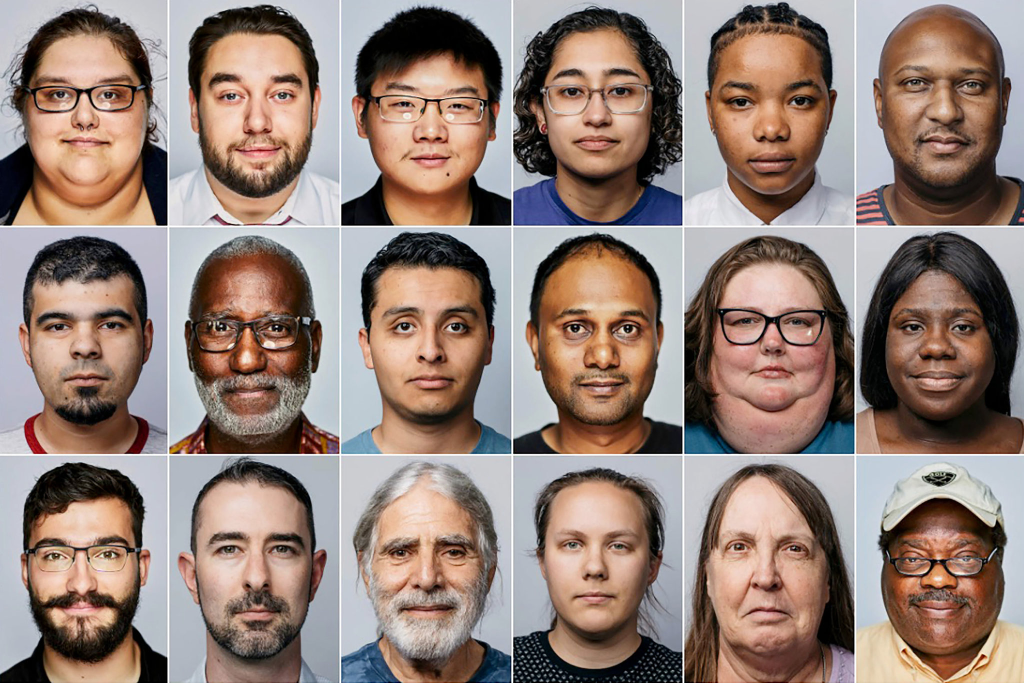
#> input picture people.jpg, 2048 x 1365 px (shown at 1/2 size)
$ python facedetection.py
#> lines starting #> are read from the running program, lines starting #| are printed output that depends on the picture; after the words box and inside, x2 and y2 are one past the last pixel; in counts of white or black regions, pixels touching at a corner belong together
import cv2
import random

#Load some pre-trained data on face frontals from opencv(haar cascade algorithm)
#Classifier can detect face
trained_face_data = cv2.CascadeClassifier('haarcascade_frontalface_default.xml')

#Choose an image to detect faces in
img = cv2.imread('people.jpg')
#> img is the input picture: shape (1365, 2048, 3); mean B, G, R 119.7, 128.3, 147.7
#Resize the image
img = cv2.resize(img,(1280,640))
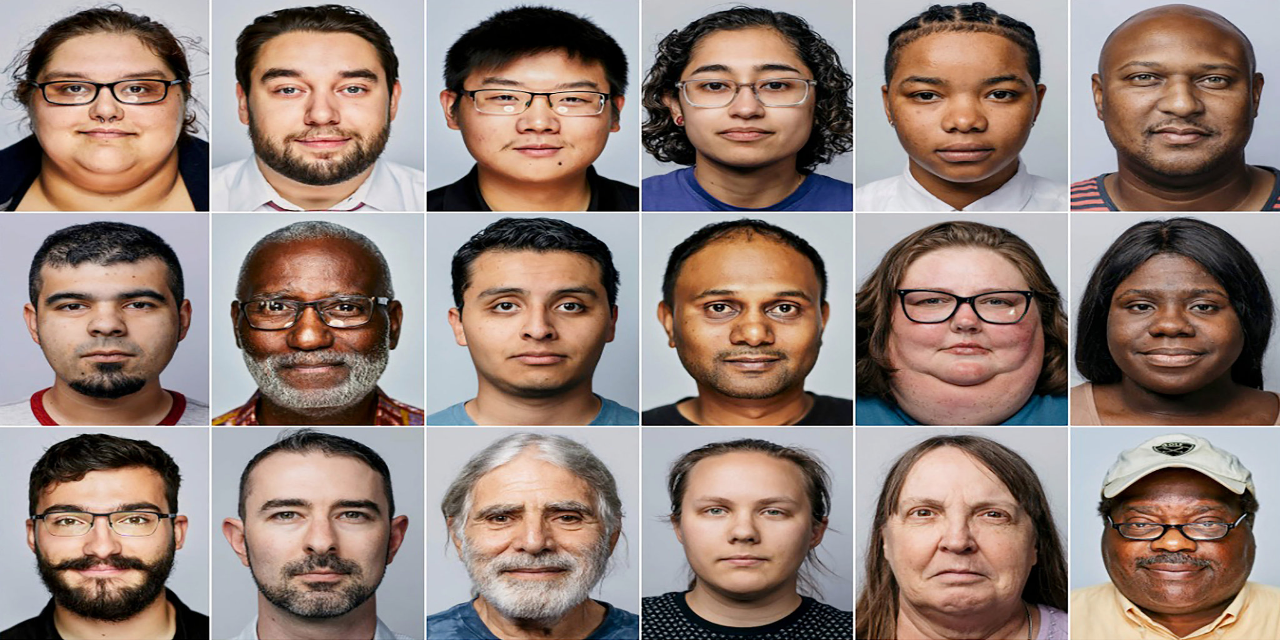
#> img: shape (640, 1280, 3); mean B, G, R 119.6, 128.1, 147.6

#Change it to grayscale
grayscaled_img = cv2.cvtColor(img,cv2.COLOR_BGR2GRAY)
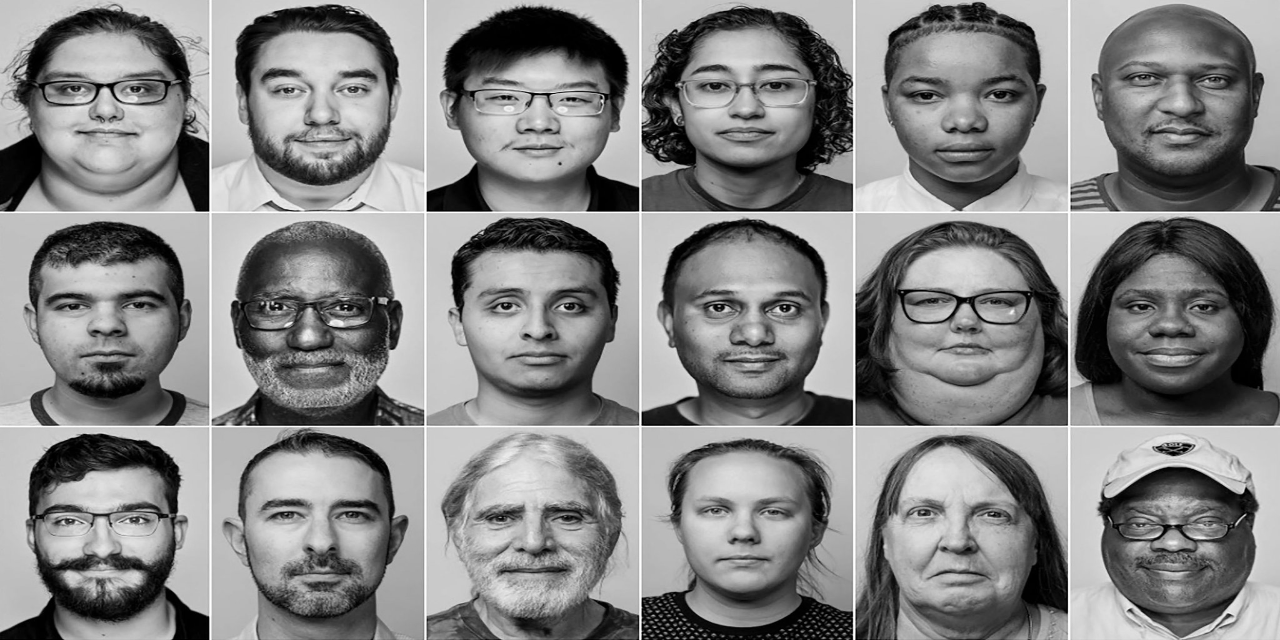
#> grayscaled_img: shape (640, 1280); min 0, max 255, mean 133

# Detect faces
face_coordinates = trained_face_data.detectMultiScale(grayscaled_img)
#> face_coordinates = 18 rows, first 6: [244, 28, 153, 153], [1116, 480, 115, 115], [476, 45, 134, 134], [1103, 251, 132, 132], [30, 242, 153, 153], [674, 455, 140, 140]

# Print face coordinates
#print(face_coordinates)

#Tuple for rectangle points
for i in range(len(face_coordinates)):
    (x,y,w,h) = face_coordinates[i]
    #print(len(face_coordinates))

    cv2.rectangle(img,(x, y),(x+w, y+h), (random.randint(128,256),random.randint(128,256),random.randint(128,256)), 3)
#> this loop made 18 passes
#> (x, y, w, h) on passes 1 to 12: (244, 28, 153, 153), (1116, 480, 115, 115), (476, 45, 134, 134), (1103, 251, 132, 132), (30, 242, 153, 153), (674, 455, 140, 140), (27, 29, 150, 150), (455, 242, 160, 160), (879, 455, 151, 151), (1101, 24, 145, 145), (670, 27, 149, 149), (882, 30, 160, 160)
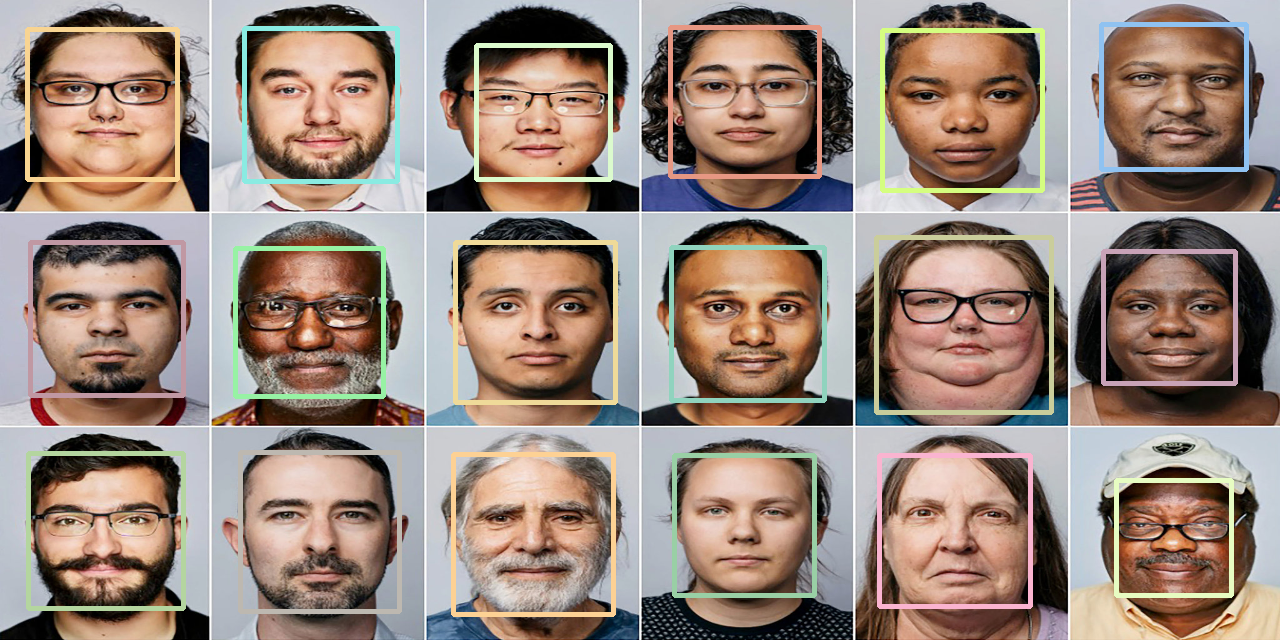
#> img: shape (640, 1280, 3); 6.55% of pixels changed, all inside (x1, y1, x2, y2) = (25, 22, 1249, 617)
#Draw rectangles around the faces


#Display image
cv2.imshow("Image",img)

#Pause execution
cv2.waitKey(0)


print("Code completed")

$ run again, with elonmusk.jpg copied over people.jpg
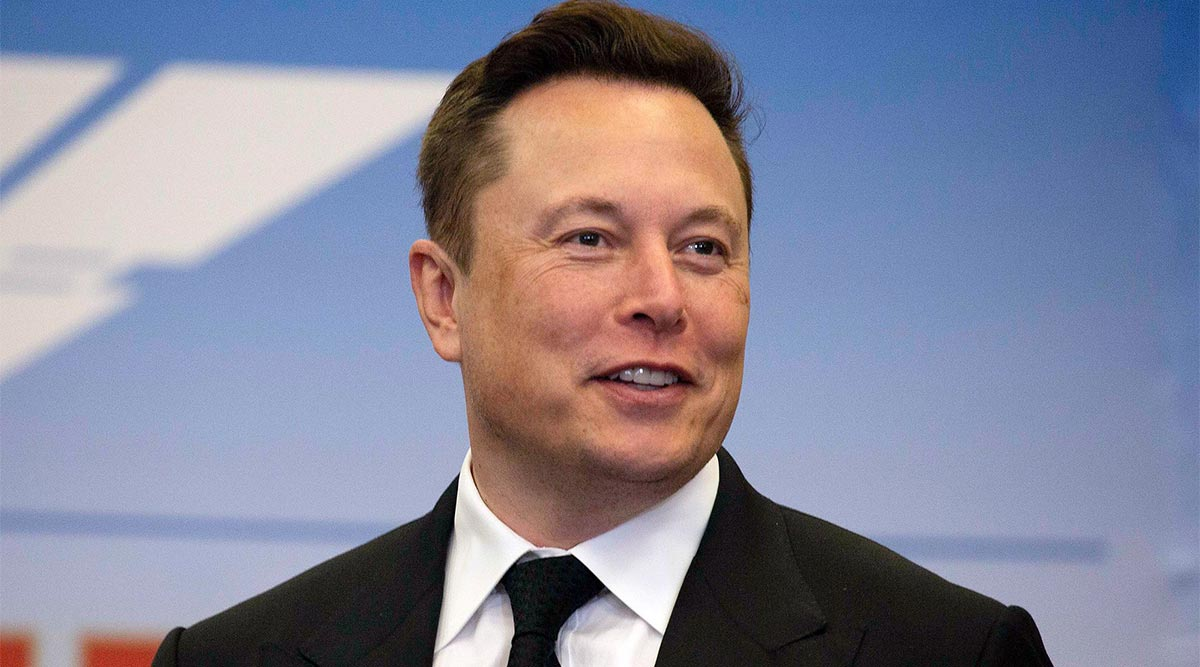
#> input picture elonmusk.jpg, 1200 x 667 px
#> img is the input picture: shape (667, 1200, 3); mean B, G, R 152.8, 133, 131.8
#> `grayscaled_img = cv2.cvtColor(img,cv2.COLOR_BGR2GRAY)`:
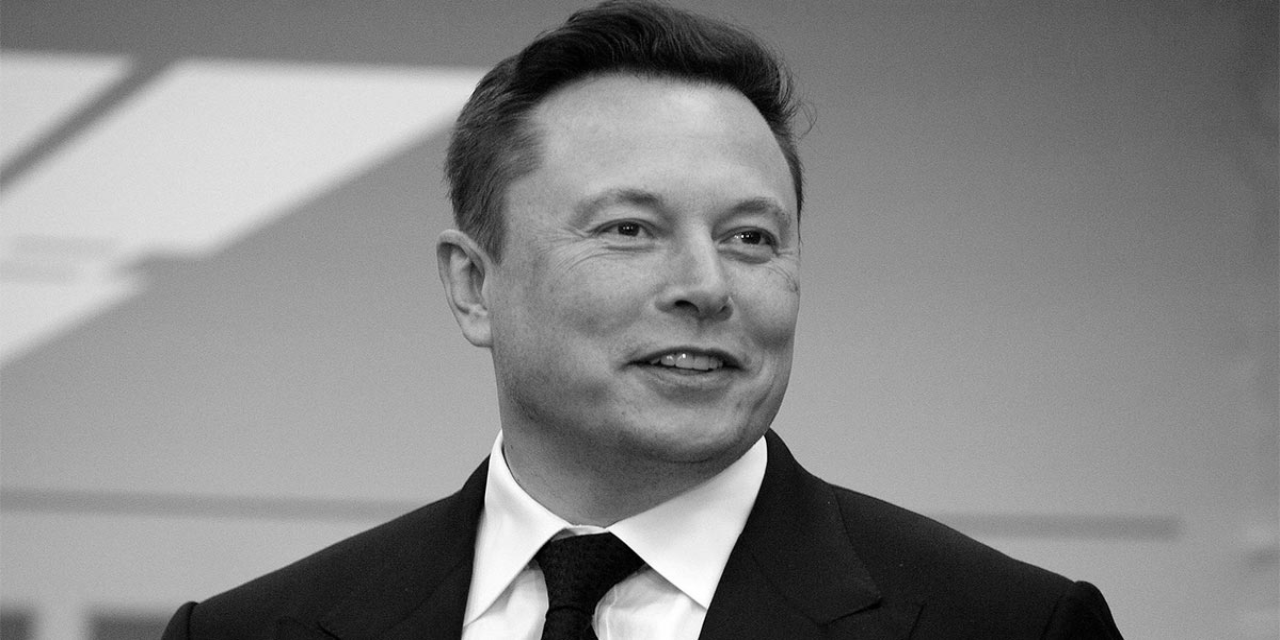
#> grayscaled_img: shape (640, 1280); min 0, max 255, mean 134.8
#> face_coordinates = [[514, 96, 348, 348]]
#> the loop `for i in range(len(face_coordinates)):` made 1 pass
#> after the loop `for i in range(len(face_coordinates)):`:
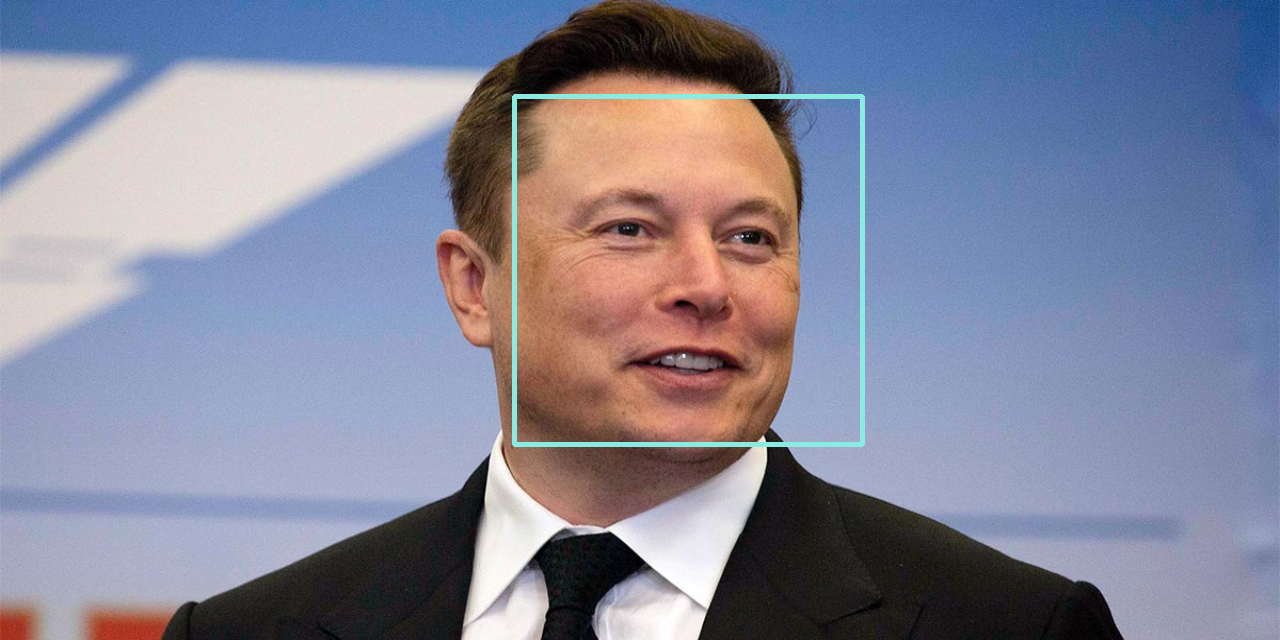
#> img: shape (640, 1280, 3); mean B, G, R 153.6, 133.9, 131.7
